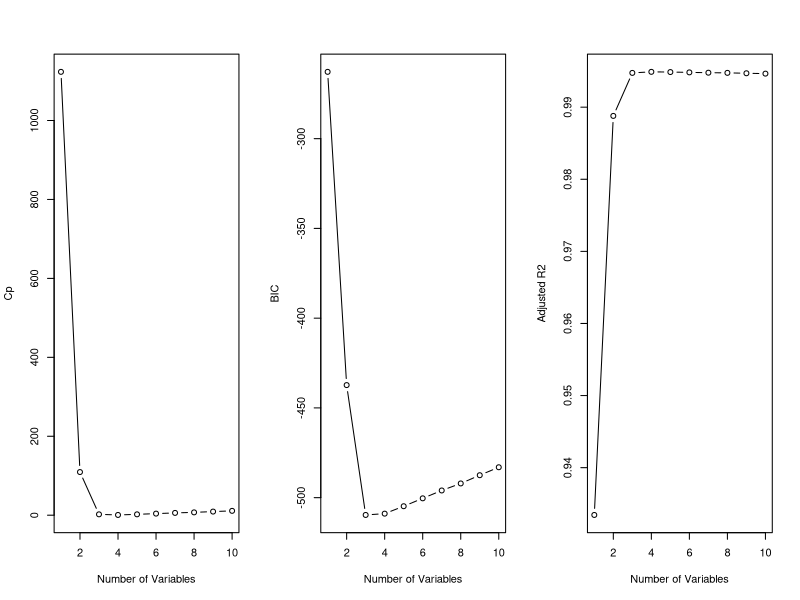
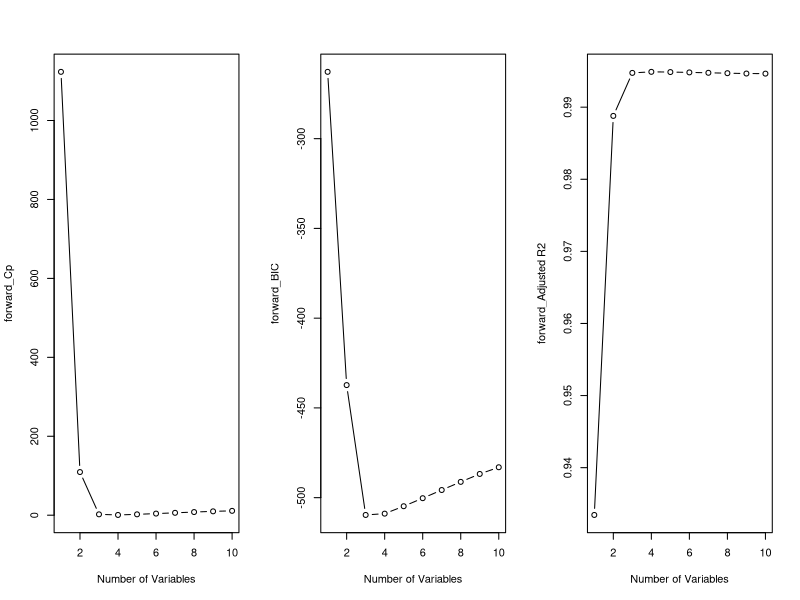
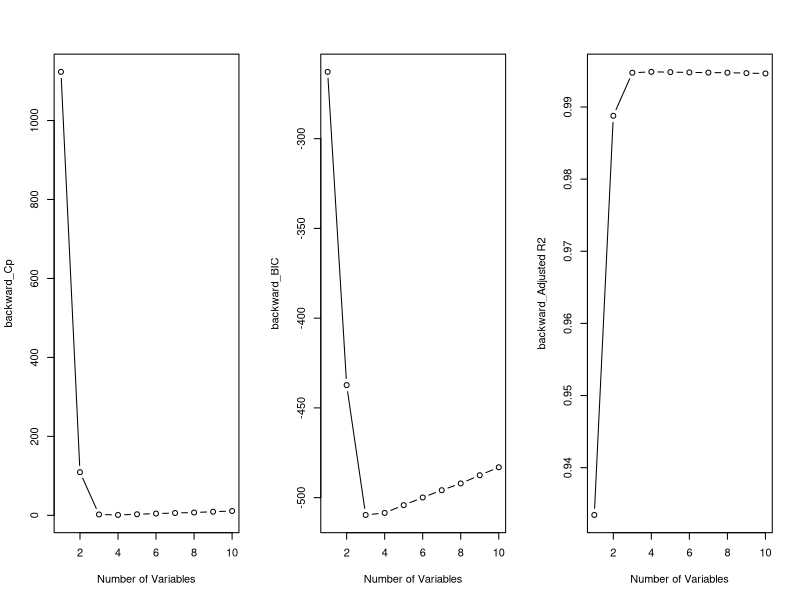
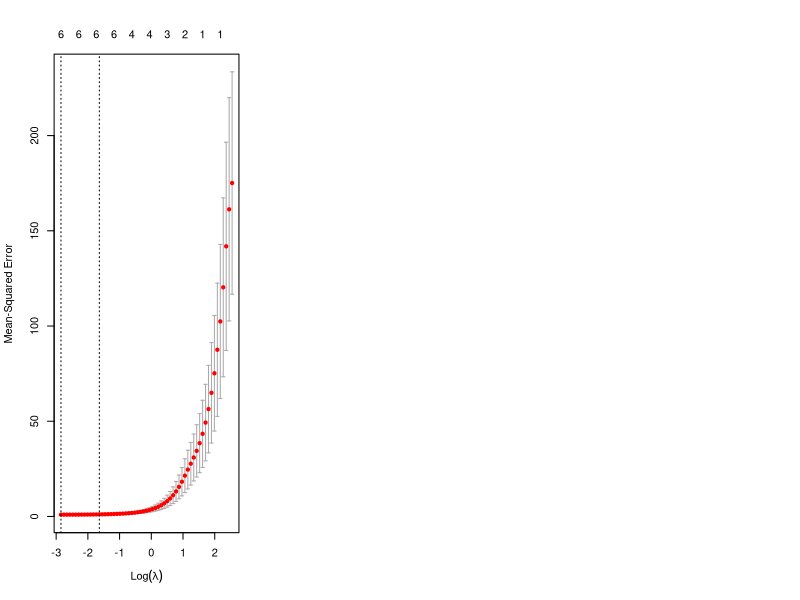
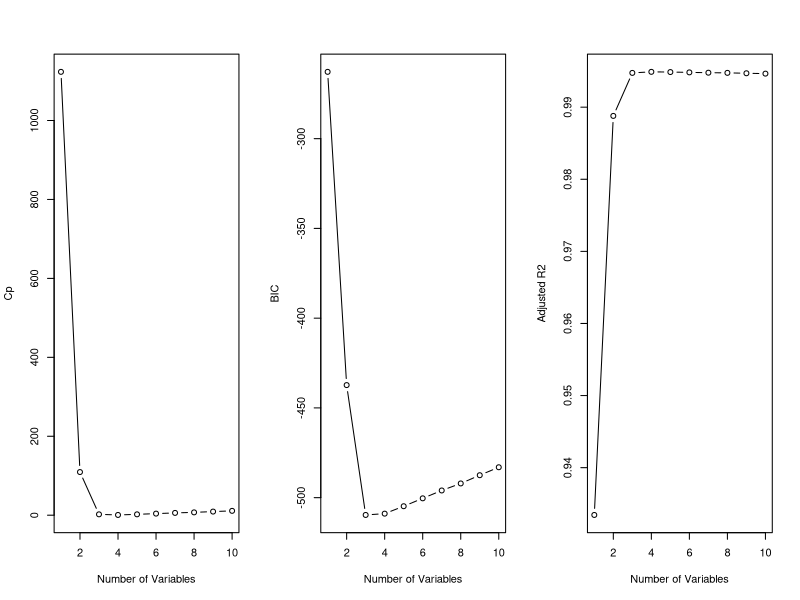
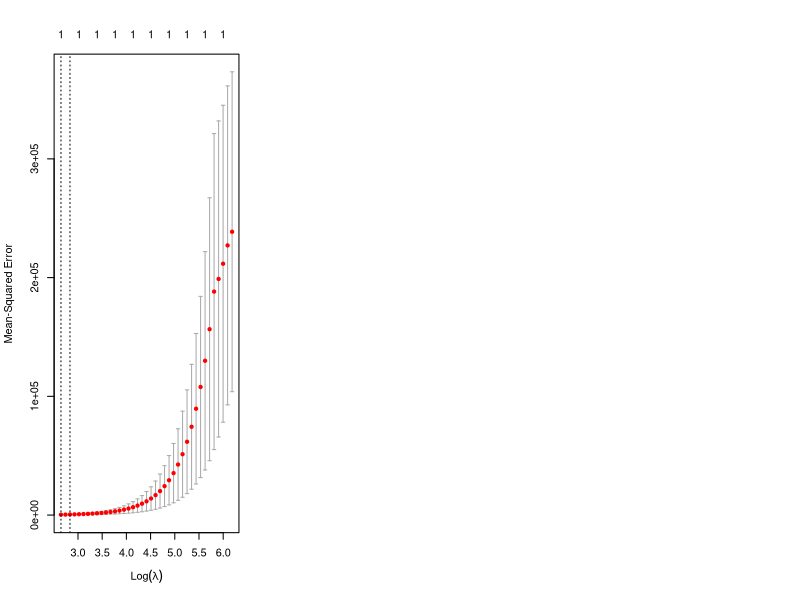

Write the R code that produced these figures, in order.
set.seed(1)
n = 100
X = rnorm(n)
Epsilon = rnorm(n)

β0 = 1; β1 = 2; β2 = 3; β3 = 4


Y <- β0 + β1*X + β2*X^2 + β3*X^3 + Epsilon
Y

library(leaps)
data = data.frame(Y = Y,X1 = X,X2 = X^2,X3 = X^3,X4 = X^4,X5 = X^5,X6 = X^6,X7 = X^7,X8 = X^8,X9 = X^9,X10 = X^10)
best_subset = regsubsets(Y ~ ., data = data, nvmax = 10)
summary.reg = summary(best_subset)

summary.reg$cp       
summary.reg$bic      
summary.reg$adjr2

par(mfrow = c(1,3)) 

plot(summary.reg$cp, xlab = "Number of Variables", ylab = "Cp", type = "b")
plot(summary.reg$bic, xlab = "Number of Variables", ylab = "BIC", type = "b")
plot(summary.reg$adjr2, xlab = "Number of Variables", ylab = "Adjusted R2", type = "b")

coef(best_subset, 3)
coef(best_subset, 4)

forward_model = regsubsets(Y ~ ., data = data, nvmax = 10, method = "forward")
summary.forward = summary(forward_model)

par(mfrow = c(1, 3))
plot(summary.forward$cp, xlab = "Number of Variables", ylab = "forward_Cp", type = "b")
plot(summary.forward$bic, xlab = "Number of Variables", ylab = "forward_BIC", type = "b")
plot(summary.forward$adjr2, xlab = "Number of Variables", ylab = "forward_Adjusted R2", type = "b")

backward_model = regsubsets(Y ~ ., data = data, nvmax = 10, method = "backward")
summary.backward = summary(backward_model)

par(mfrow = c(1, 3))
plot(summary.backward$cp, xlab = "Number of Variables", ylab = "backward_Cp", type = "b")
plot(summary.backward$bic, xlab = "Number of Variables", ylab = "backward_BIC", type = "b")
plot(summary.backward$adjr2, xlab = "Number of Variables", ylab = "backward_Adjusted R2", type = "b")

summary.forward$cp       
summary.backward$cp

coef(forward_model, 3)
coef(backward_model,4)




library(glmnet)

x.mat = model.matrix(Y ~ poly(X, 10, raw = TRUE))[,-1]  
y.vec = Y

set.seed(1)
cv.lasso = cv.glmnet(x.mat, y.vec, alpha = 1)  
plot(cv.lasso)

best.lambda = cv.lasso$lambda.min
best.lambda

lasso.fit = glmnet(x.mat, y.vec, alpha = 1, lambda = best.lambda)

coef(lasso.fit)

β7=8
Y_new = β0 + β7*X^7 + Epsilon
Y_new
best_subset_new = regsubsets(Y ~ ., data , nvmax = 10)
summary_new = summary(best_subset_new)

par(mfrow = c(1, 3))
plot(summary_new$cp, xlab = "Number of Variables", ylab = "Cp", type = "b")
plot(summary_new$bic, xlab = "Number of Variables", ylab = "BIC", type = "b")
plot(summary_new$adjr2, xlab = "Number of Variables", ylab = "Adjusted R2", type = "b")

coef(best_subset_new, 7)
coef(best_subset_new, which.min(summary_new$cp))
coef(best_subset_new, which.min(summary_new$adjr2))

library(glmnet)

x.mat.new = model.matrix(Y_new ~ poly(X, 10, raw = TRUE))[,-1]
y.vec.new = Y_new

set.seed(1)
cv.lasso.new = cv.glmnet(x.mat.new, y.vec.new, alpha = 1)
plot(cv.lasso.new)

best.lambda.new = cv.lasso.new$lambda.min
best.lambda.new

lasso.fit.new = glmnet(x.mat.new, y.vec.new, alpha = 1, lambda = best.lambda.new)
coef(lasso.fit.new)
